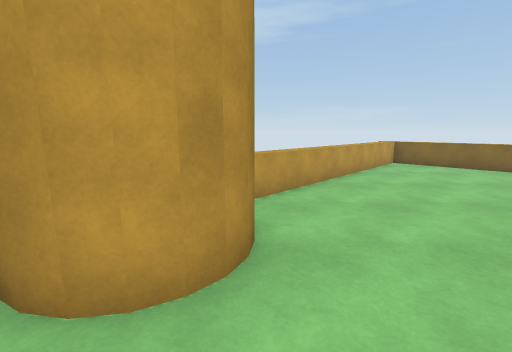
view 1 (above)

16 first-person views from a walk through a 3-D level made in the Unity game engine. The camera is 1.5 m above the floor, tilts 10° down and sees 90° across. The floor is counted in squares, 1 m on a side. Each view is taken from the middle of a square. On the plan, view 1 faces up. The plan holds only what a view shows up to about 13 squares ahead; the rest is blank. The place goes on beyond the plan. The player is left out.

view 2
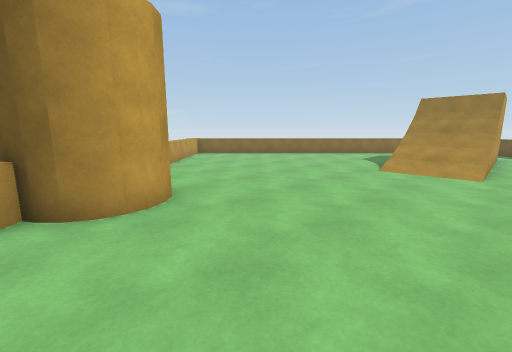

view 3
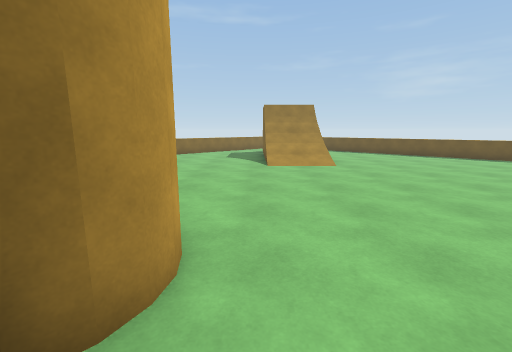

view 4
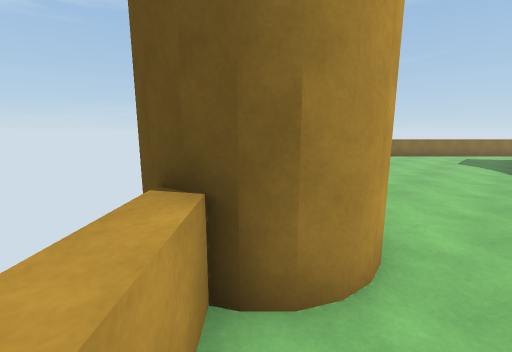

view 5
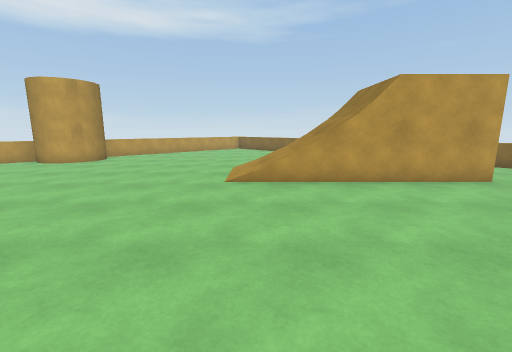

view 6
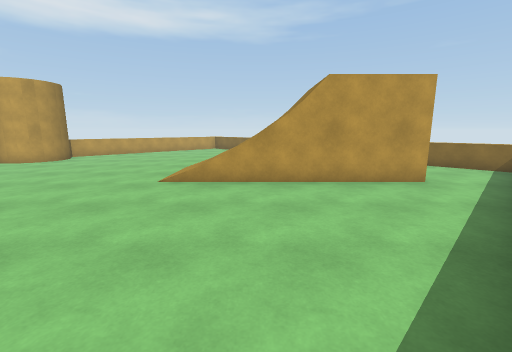

view 7
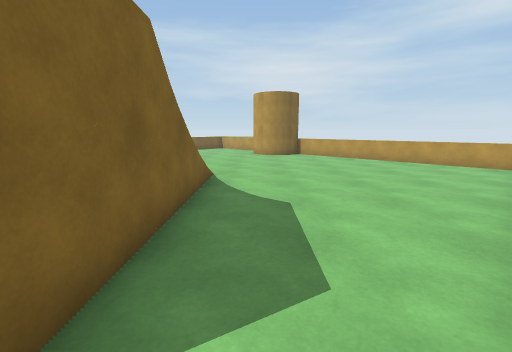

view 8
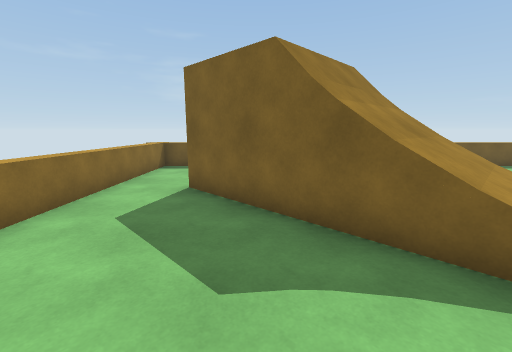

view 9
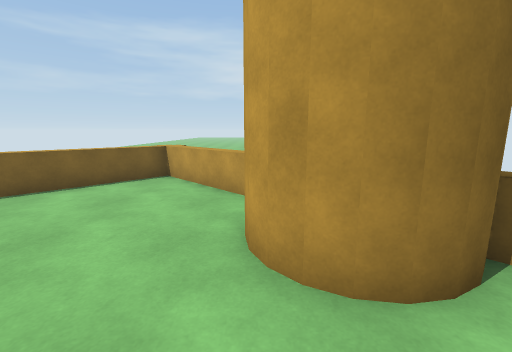

view 10
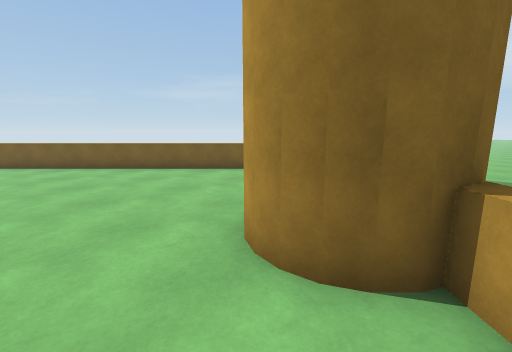

view 11
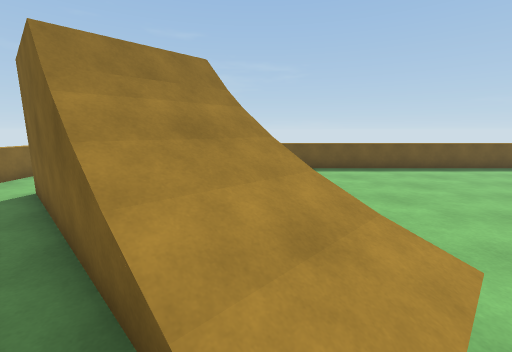

view 12
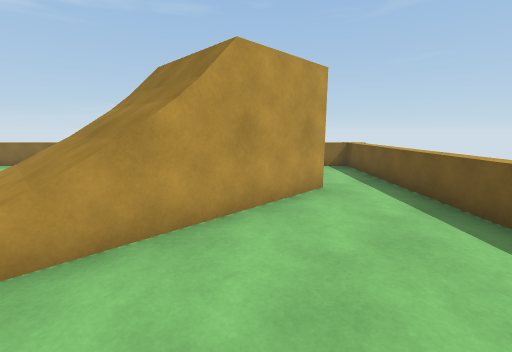

view 13
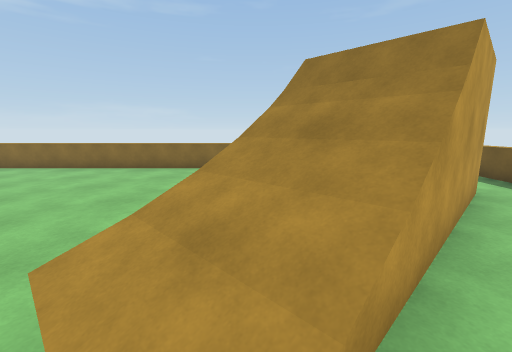

view 14
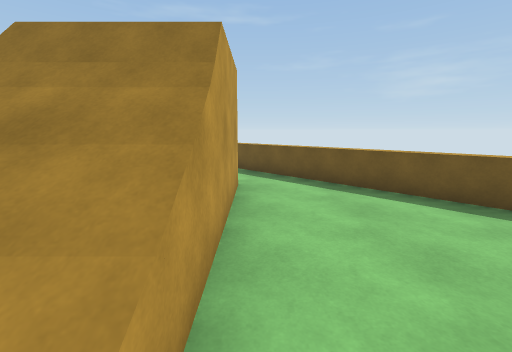

view 15
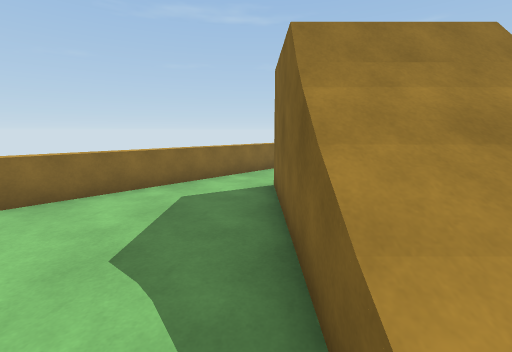

view 16
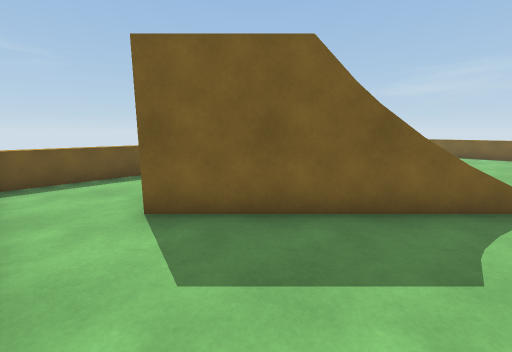

### Floor plan
Key: @ floor where view 1 was taken; # wall or solid block; . main floor; : floor 3 m higher than the main floor; / step, stairs or slope; = window, fence, low wall or low ledge; ^ raised ledge.
Columns run from 7 left of view 1 to 20 right of it. Each row starts with its distance up from view 1.
 12             #==#
 11            #=..=#
 10           #=....=#
  9          #=......=#
  8         #=........=#
  7        #=..........=#
  6       #=............=#
  5       #..............=#
  4      ###..............=#
  3    #####...............=#
  2   #=.##.................=#
  1  #=......................=#
  0  =.....@......./////  :...=
 -1 ^............../////   ....^
 -2  =............./////  :...=
 -3  #=......................=#
 -4   #=....................=#
 -5    #=..................=#
 -6     #=................=#
 -7      #=..............=#
 -8       #=..  ........=#
 -9        #=.   ......=#
-10         #=    ....=#
-11               ...=#
-12               ..=#
-13               .=#
-14               =#

Positions as (right, up) in squares from view 1, and headings:
1: (0, 0), facing up
2: (-3, -3), facing up-right
3: (-4, 1), facing right
4: (-4, 1), facing up-right
5: (8, -10), facing up
6: (10, -10), facing up
7: (16, 2), facing left
8: (9, 4), facing down-right
9: (2, 2), facing left
10: (2, 5), facing down-left
11: (7, 1), facing down-right
12: (9, -6), facing up-right
13: (7, -3), facing up-right
14: (8, -3), facing right
15: (8, 1), facing right
16: (13, 5), facing down
